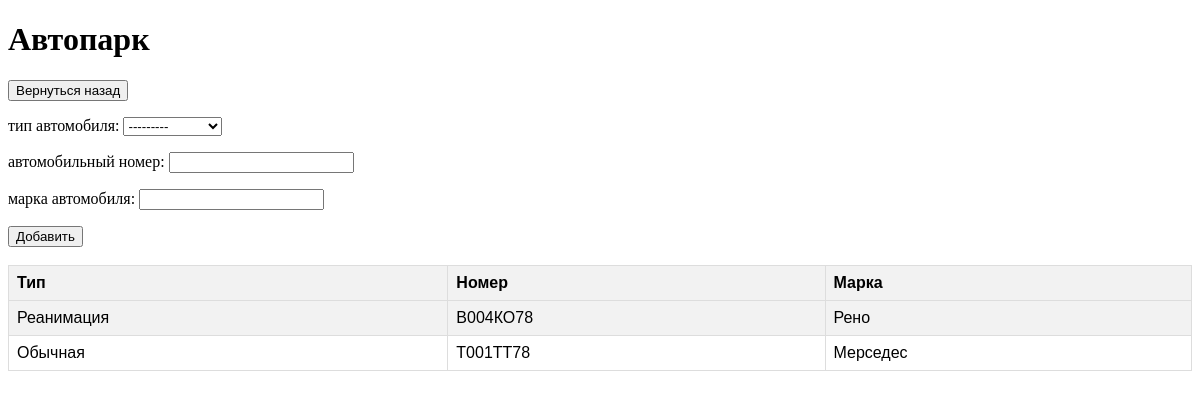
/cars, run on the app's committed database.
### myapp/models.py (models this page shows)
class TypeCars(models.Model):
    type=models.CharField(max_length=255)
    def __str__(self):
        return self.type

class Cars(models.Model):
    type = models.ForeignKey('TypeCars', on_delete=models.DO_NOTHING)
    number = models.CharField(max_length=255)
    mark = models.CharField(max_length=255)

### myapp/views.py (the view, shortened to what this page needs)
# urls.py: path('cars', views.cars, name='cars'),
def cars(request):
    objects = Cars.objects.all().order_by('number')
    form = CarsForm()
    return render(request, 'myapp/cars.html', {'objects': objects, 'form': form})

### myapp/forms.py
class CarsForm(forms.ModelForm):
    type = forms.ModelChoiceField(queryset=TypeCars.objects.all(),label ='тип автомобиля')
    number = forms.CharField(max_length=255,label='автомобильный номер')
    mark = forms.CharField(max_length=255,label='марка автомобиля')
    class Meta:
        model = Cars
        fields = '__all__'

### myapp/templates/myapp/cars.html (shortened to what this page needs)
<!DOCTYPE html>
<head>
</head>
<body>
    <h1>Автопарк</h1>
    <button class="button"><a href="index" style="color: inherit; text-decoration: none;">Вернуться назад</a></button>
    <form action = "" method = "post">
        {{ form.as_p }}
        <input type = "submit" value = "Добавить" />
    </form>
    <br />
    <table>
        <tr>
            <th>Тип</th>
            <th>Номер</th>
            <th>Марка</th>
        </tr>
        {% for obj in objects %}
        <tr>
            <td>{{ obj.type }}</td>
            <td>{{ obj.number }}</td>
            <td>{{ obj.mark }}</td>
        </tr>
        {% endfor %}
    </table>
</body>
<html>

### myapp/templates/myapp/cars.html (style rules this page uses)
table { font-family: Arial, sans-serif; border-collapse: collapse; width: 100%; }
th, td { border: 1px solid #dddddd; text-align: left; padding: 8px; }
th { background-color: #f2f2f2; }
tr:nth-child(even) { background-color: #f2f2f2; }

### data on the page
TypeCars: type "---------"
Cars: type "Реанимация", number "В004КО78", mark "Рено"
Cars: type "Обычная", number "Т001ТТ78", mark "Мерседес"
